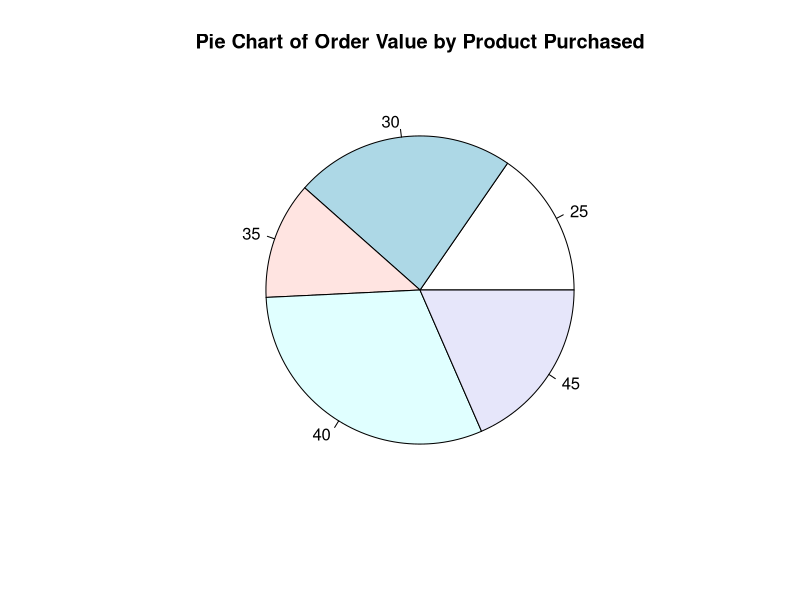
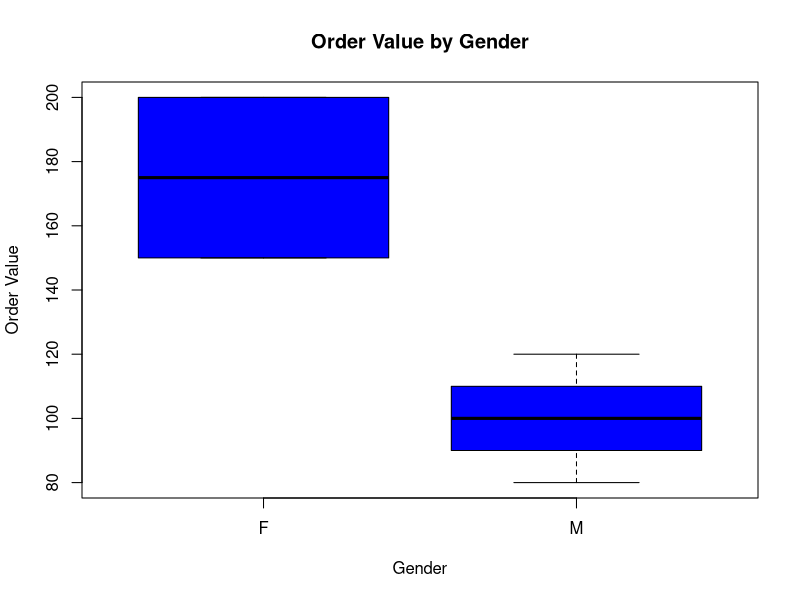
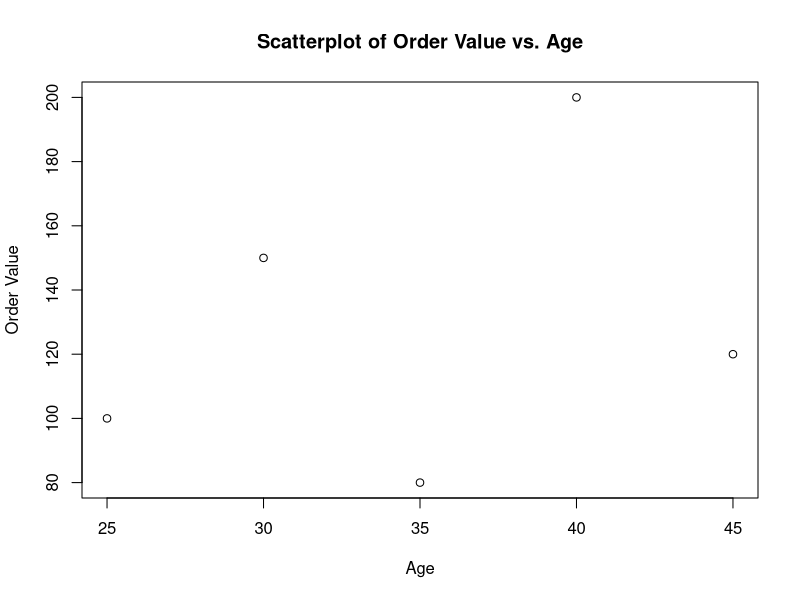
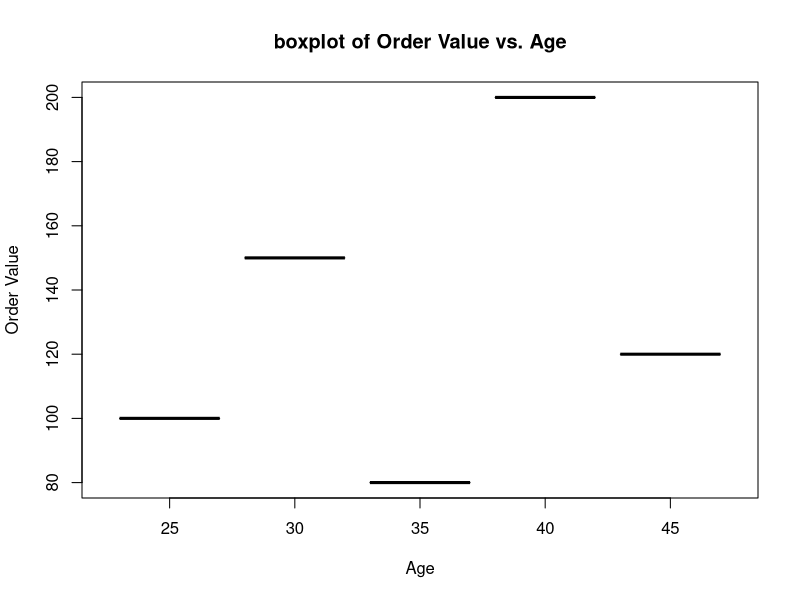

Generate these figures, in order, with R:
# Load necessary libraries
library(dplyr)

# Create Online Sales Data
online_sales <- data.frame(
  customer_id = c(1, 2, 3, 4, 5),
  product_purchased = c("A", "B", "C", "D", "E"),
  transaction_timestamp = as.POSIXct(c("2024-04-01 08:00:00", "2024-04-01 10:00:00", "2024-04-02 09:00:00", "2024-04-02 11:00:00", "2024-04-03 08:00:00")),
  order_value = c(100, 150, 80, 200, 120)
)
print(online_sales)


# Create In-Store Sales Data
instore_sales <- data.frame(
  customer_id = c(6, 7, 8, 9, 10),
  product_purchased = c("A", "B", "C", "D", "E"),
  transaction_timestamp = as.POSIXct(c("2024-04-01 08:00:00", "2024-04-01 10:00:00", "2024-04-02 09:00:00", "2024-04-02 11:00:00", "2024-04-03 08:00:00")),
  store_location = c("Store1", "Store2", "Store1", "Store3", "Store2")
)

# Create Customer Demographic Data
customer_demographics <- data.frame(
  customer_id = c(1, 2, 3, 4, 5, 6, 7, 8, 9, 10),
  age = c(25, 30, 35, 40, 45, 30, 35, 40, 45, 50),
  gender = c("M", "F", "M", "F", "M", "F", "M", "F", "M", "F"),
  income_level = c("Low", "Medium", "High", "Low", "High", "Medium", "Low", "High", "Medium", "Low"),
  location = c("City1", "City2", "City3", "City1", "City2", "City1", "City2", "City3", "City1", "City2")
)

# Create Product Inventory Data
product_inventory <- data.frame(
  product_purchased = c("A", "B", "C", "D", "E"),
  stock_level = c(100, 150, 200, 100, 120),
  SKU = c("SKU1", "SKU2", "SKU3", "SKU4", "SKU5"),
  product_category = c("Category1", "Category2", "Category3", "Category1", "Category2")
)

# Create Marketing Campaign Data
marketing_campaign <- data.frame(
  campaign_type = c("Email", "Social Media", "Online Ads"),
  duration = c(7, 10, 5),
  target_audience = c("All", "Female", "Male"),
  outcomes = c("Increased sales by 10%", "Increased engagement by 20%", "Reached new customer segment")
)

# Merge data from all sources
merged_data <- online_sales %>%
  full_join(instore_sales, by = c("customer_id", "product_purchased", "transaction_timestamp")) %>%
  full_join(customer_demographics, by = "customer_id") %>%
  full_join(product_inventory, by = "product_purchased") %>%
  left_join(marketing_campaign, by = character())

# Print merged data
print(merged_data)

#task 3
# Check for missing values
missing_values <- sapply(merged_data, function(x) sum(is.na(x)))
print(missing_values)

# Remove duplicates
cleaned_data <- merged_data %>% distinct()


# Standardize formats if needed
# For example, converting character fields to factors
cleaned_data$gender <- as.factor(cleaned_data$gender)
cleaned_data$income_level <- as.factor(cleaned_data$income_level)
cleaned_data$location <- as.factor(cleaned_data$location)
cleaned_data$product_category <- as.factor(cleaned_data$product_category)
cleaned_data$campaign_type <- as.factor(cleaned_data$campaign_type)
cleaned_data$target_audience <- as.factor(cleaned_data$target_audience)

# Print cleaned data
print(cleaned_data)

#task 4
# Merge sales data with customer demographic data
merged_sales_demographic <- merge(online_sales, customer_demographics, by = "customer_id")

# Print merged data
print(merged_sales_demographic)

#task 5
# Load necessary libraries
library(plotrix)

# Summary statistics
summary(merged_sales_demographic)

# Histogram of customer age
pie(merged_sales_demographic$order_value,
    labels = merged_sales_demographic$age,
    main = "Pie Chart of Order Value by Product Purchased"
)
# Boxplot of order value by gender
boxplot(merged_sales_demographic$order_value ~ merged_sales_demographic$gender, col = "blue", xlab = "Gender", ylab = "Order Value", main = "Order Value by Gender")

# Scatterplot of order value vs. age
plot(merged_sales_demographic$age, merged_sales_demographic$order_value, 
     xlab = "Age", ylab = "Order Value", main = "Scatterplot of Order Value vs. Age")

# Boxplot of order value by gender
boxplot(merged_sales_demographic$order_value ~ merged_sales_demographic$age, merged_data,main = "boxplot of Order Value vs. Age", xlab = "Age", ylab = "Order Value")

# Correlation matrix
correlation_matrix <- cor(merged_sales_demographic[, c("age", "order_value")])
print(correlation_matrix)

#task 6
# Check column names
expected_columns <- c("customer_id", "product_purchased", "transaction_timestamp", 
                      "order_value", "age", "gender", "income_level", "location")
if(all(expected_columns %in% colnames(merged_sales_demographic))) {
  print("All expected columns are present.")
} else {
  print("Some expected columns are missing.")
}

# Check for any unexpected values
# For example, check unique values in gender and product_category columns
unique_genders <- unique(merged_sales_demographic$gender)
print(unique_genders)

unique_product_categories <- unique(merged_sales_demographic$product_category)
print(unique_product_categories)

# Check for data integrity and consistency
# For example, ensure that order_value is non-negative
if(all(merged_sales_demographic$order_value >= 0)) {
  print("Order values are non-negative.")
} else {
  print("Some order values are negative. Check data integrity.")
}

# Check for consistency between age and income_level
income_levels <- unique(merged_sales_demographic$income_level)

for(level in income_levels) {
  cat("Summary statistics for age where income level is", level, ":\n")
  print(summary(merged_sales_demographic$age[merged_sales_demographic$income_level == level]))
}

